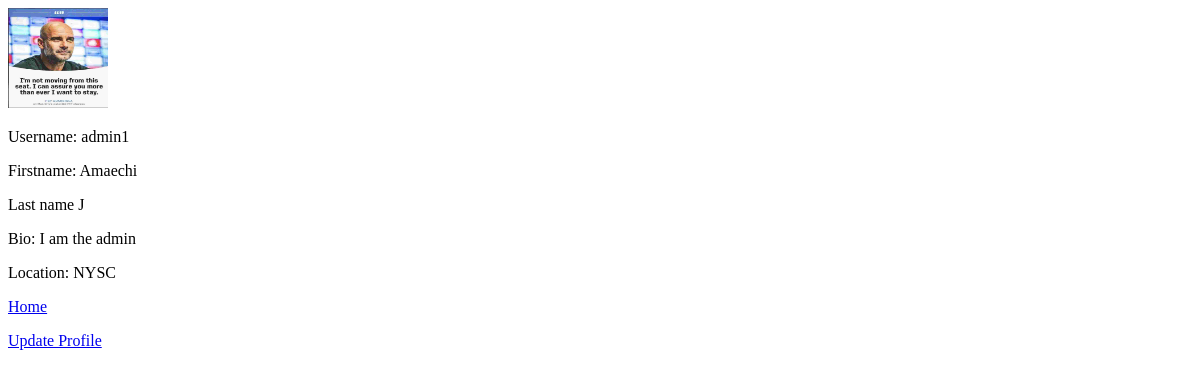
/details (signed in), run on an earlier commit of the app's database.
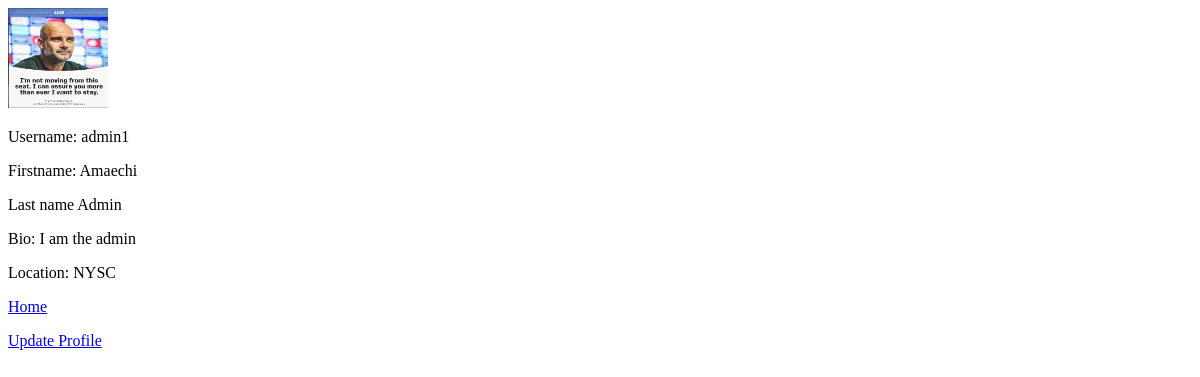
And on a later commit of the database.
### thread/models.py (models this page shows, shortened)
class Profile(models.Model):
    user = models.OneToOneField(User, on_delete=models.CASCADE)
    id_user = models.IntegerField(primary_key=True)
    first_name = models.CharField(max_length=150, blank=True)
    last_name = models.CharField(max_length=150, blank=True)
    bio = models.TextField(max_length=1000, blank=True)
    profile_pics = ResizedImageField(size=[300, 300], quality=70, upload_to='profile_images', default='anon.png')
    location_city = models.CharField(max_length=150, blank=True)
    USERNAME_FIELD = 'user.username'

### thread/views.py (the view)
# urls.py: path('details', views.details, name='details'),
@login_required(login_url='login_user')
def details(request):
    user = request.user
    print(user)
    profile = user.profile
    profile_data = {
        "first_name": profile.first_name,
        "last_name": profile.last_name,
        "bio": profile.bio,
        "profile_pics": profile.profile_pics,
        "location_city":profile.location_city
    }
    image_url = profile.profile_pics.url
    context ={"profile_data": profile_data, "image_url": image_url}
    return render(request, 'details.html', context)

### thread/templates/details.html (shortened to what this page needs)
<!DOCTYPE html>
<html lang="en">
<head>
</head>
<body>
    <img src="{{ image_url }}" alt="Profile Picture" width="100" height="100"> <br>
    <p>
        Username: {{ user.username }}
        <p>
            Firstname: {{ profile_data.first_name }}
        </p>
        <p>
            Last name {{ profile_data.last_name }}
        </p>
        <p>
            Bio: {{ profile_data.bio }}
        </p>
        <p>
            Location: {{ profile_data.location_city }}
        </p>
        <p>
            <a href="{% url 'home' %}">Home</a>
        </p>
        <p>
            <a href="{% url 'account_setting' %}">Update Profile</a><br>
        </p>
    </body>
</html>

What changed in the data, as far as the page shows it:
changed Profile "Amaechi": last_name (not shown) → "Admin"
Also different on the page:
{{ profile_data.last_name }}: "J" → (not shown)
